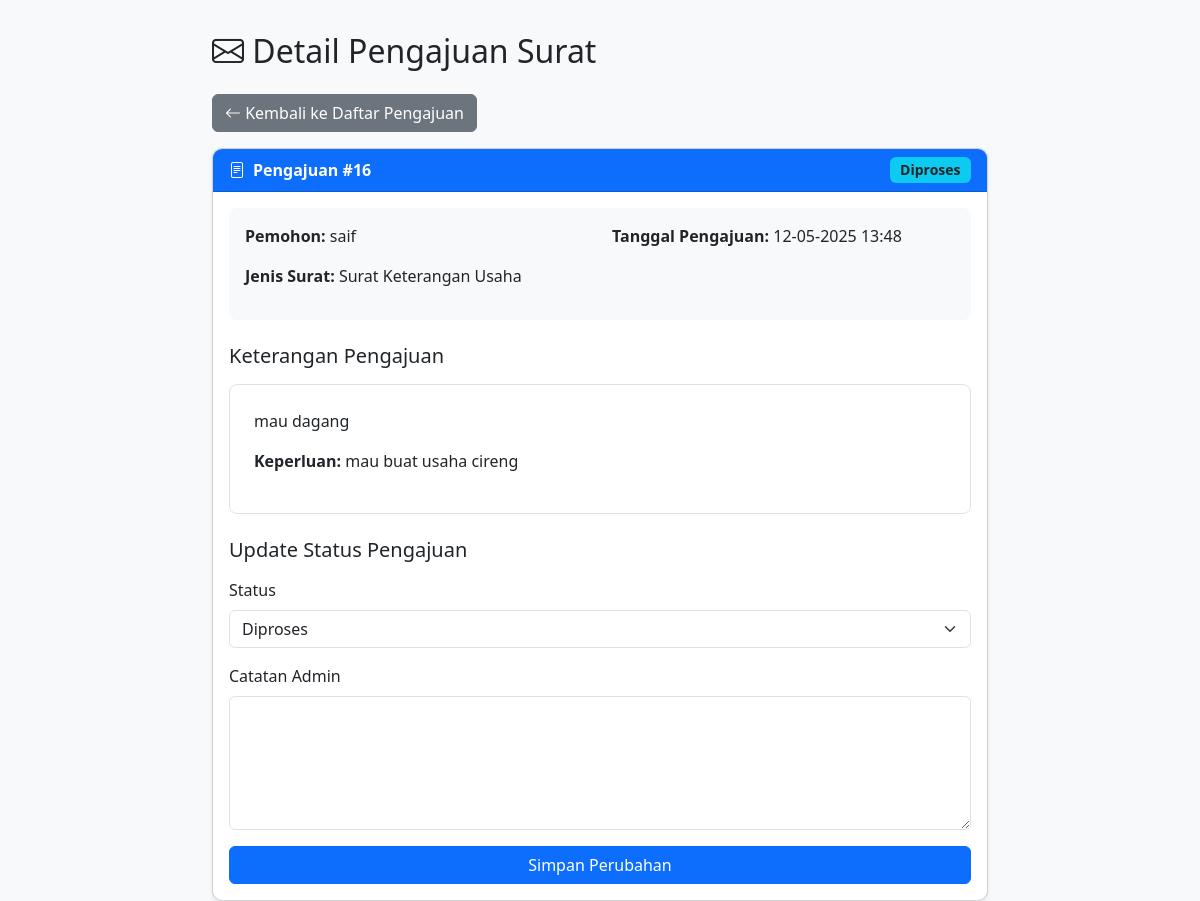
The app's page /resource/view/admin/detail_pengajuan.php?id=16 (signed in) with its own data.
### tables this page shows
CREATE TABLE `pengajuan_surat` (
  `id` int NOT NULL,
  `masyarakat_id` int NOT NULL,
  `jenis_surat_id` int NOT NULL,
  `keterangan` text NOT NULL,
  `dokumen` varchar(255) DEFAULT NULL,
  `status_id` int NOT NULL DEFAULT '1',
  `catatan_admin` text,
  `tanggal_pengajuan` datetime NOT NULL DEFAULT CURRENT_TIMESTAMP,
  `tanggal_selesai` datetime DEFAULT NULL,
  `keperluan` text,
  `status` varchar(50) DEFAULT NULL,
  `is_read` tinyint(1) DEFAULT '0'
);

CREATE TABLE `masyarakat` (
  `id` int NOT NULL,
  `nama` varchar(100) NOT NULL,
  `nik` varchar(16) NOT NULL,
  `pin` varchar(255) NOT NULL
);

CREATE TABLE `jenis_surat` (
  `id` int NOT NULL,
  `nama` varchar(100) NOT NULL,
  `deskripsi` text
);

### resource/view/admin/detail_pengajuan.php (the view, shortened to what this page needs)
<?php
include "../db.php";
$id = $conn->real_escape_string($_GET['id']);
$query = "
    SELECT
        p.*,
        m.nama,
        m.id as masyarakat_id,
        j.nama as nama_jenis_surat
    FROM pengajuan_surat p
    JOIN masyarakat m ON p.masyarakat_id = m.id
    LEFT JOIN jenis_surat j ON p.jenis_surat_id = j.id
    WHERE p.id = '$id'
";
$result = $conn->query($query);
$pengajuan = $result->fetch_assoc();
?>
<!DOCTYPE html>
<html lang="id">
<head>
<link href="https://cdn.jsdelivr.net/npm/bootstrap@5.3.0/dist/css/bootstrap.min.css" rel="stylesheet" />
<link href="https://cdn.jsdelivr.net/npm/bootstrap-icons@1.10.5/font/bootstrap-icons.css" rel="stylesheet" />
</head>
<body>
<div class="container">
    <h2 class="mb-4"><i class="bi bi-envelope"></i> Detail Pengajuan Surat</h2>
    <a href="pengajuan.php" class="btn btn-secondary btn-back"><i class="bi bi-arrow-left"></i> Kembali ke Daftar Pengajuan</a>
    <div class="card">
        <div class="card-header d-flex justify-content-between align-items-center">
            <span><i class="bi bi-file-text me-2"></i>Pengajuan #<?= $pengajuan['id'] ?></span>
            <?php
                $status_class = '';
                $status = $pengajuan['status'] ?? '';
                switch($status) {
                    case 'Diproses':
                        $status_class = 'bg-info text-dark';
                        break;
                }
            ?>
            <span class="badge status-badge <?= $status_class ?>"><?= htmlspecialchars($status) ?></span>
        </div>
        <div class="card-body">
            <div class="pengajuan-info">
                <div class="row">
                    <div class="col-md-6">
                        <p><strong>Pemohon:</strong> <?= htmlspecialchars($pengajuan['nama']) ?></p>
                        <p><strong>Jenis Surat:</strong> <?= htmlspecialchars($pengajuan['nama_jenis_surat'] ?? $pengajuan['jenis_surat']) ?></p>
                    </div>
                    <div class="col-md-6">
                        <p><strong>Tanggal Pengajuan:</strong> <?= date('d-m-Y H:i', strtotime($pengajuan['tanggal_pengajuan'])) ?></p>
                    </div>
                </div>
            </div>
            <h5 class="mt-4 mb-3">Keterangan Pengajuan</h5>
            <div class="pengajuan-content">
                <p><?= nl2br(htmlspecialchars($pengajuan['keterangan'])) ?></p>
                <?php if (!empty($pengajuan['keperluan'])): ?>
                <p><strong>Keperluan:</strong> <?= htmlspecialchars($pengajuan['keperluan']) ?></p>
                <?php endif; ?>
            </div>
            <h5 class="mt-4 mb-3">Update Status Pengajuan</h5>
            <form method="post" action="">
                <div class="mb-3">
                    <label for="status" class="form-label">Status</label>
                    <select class="form-select" id="status" name="status" required>
                        <option value="Diproses" <?= ($pengajuan['status'] == 'Diproses') ? 'selected' : '' ?>>Diproses</option>
                    </select>
                </div>
                <div class="mb-3">
                    <label for="catatan" class="form-label">Catatan Admin</label>
                    <textarea class="form-control" id="catatan" name="catatan" rows="5"><?= htmlspecialchars($pengajuan['catatan_admin'] ?? '') ?></textarea>
                </div>
                <div class="d-grid gap-2">
                    <button type="submit" class="btn btn-primary">Simpan Perubahan</button>
                </div>
            </form>
        </div>
    </div>
</div>
</body>
</html>

### resource/view/admin/detail_pengajuan.php (style rules this page uses)
body { background-color: #f8f9fa; font-family: 'Segoe UI', Tahoma, Geneva, Verdana, sans-serif; }
.container { padding-top: 2rem; max-width: 800px; }
.card { border-radius: 0.625rem; box-shadow: 0 0.125rem 0.25rem rgba(0,0,0,0.075); overflow: hidden; }
.card-header { background-color: #0d6efd; color: white; font-weight: 600; }
.btn-back { margin-bottom: 1rem; }
.status-badge { font-size: 0.875rem; padding: 0.4em 0.75em; border-radius: 0.375rem; font-weight: 600; display: inline-block; }
.bg-info.text-dark { background-color: #0dcaf0 !important; color: #212529 !important; }
.pengajuan-info { background-color: #f8f9fa; border-radius: 0.5rem; padding: 1rem; margin-bottom: 1rem; }
.pengajuan-content { background-color: white; border-radius: 0.5rem; padding: 1.5rem; margin-bottom: 1.5rem; border: 1px solid #dee2e6; }

### records on screen
pengajuan_surat: id "16", status "Diproses", masyarakat.nama "saif", jenis_surat.nama "Surat Keterangan Usaha", tanggal_pengajuan "12-05-2025 13:48", keterangan "mau dagang", keperluan "mau buat usaha cireng"
